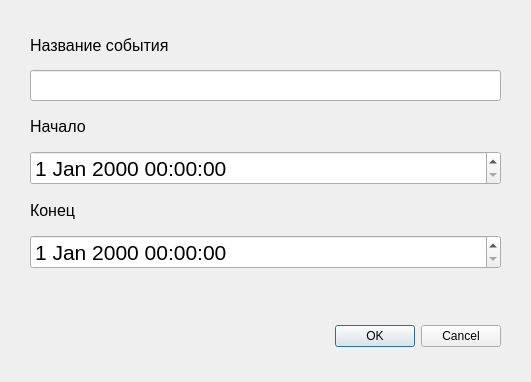
<?xml version="1.0" encoding="UTF-8"?>
<ui version="4.0">
 <class>Dialog</class>
 <widget class="QDialog" name="Dialog">
  <property name="geometry">
   <rect>
    <x>0</x>
    <y>0</y>
    <width>531</width>
    <height>382</height>
   </rect>
  </property>
  <property name="windowTitle">
   <string>Dialog</string>
  </property>
  <widget class="QDialogButtonBox" name="buttonBox">
   <property name="geometry">
    <rect>
     <x>30</x>
     <y>320</y>
     <width>471</width>
     <height>32</height>
    </rect>
   </property>
   <property name="orientation">
    <enum>Qt::Horizontal</enum>
   </property>
   <property name="standardButtons">
    <set>QDialogButtonBox::Cancel|QDialogButtonBox::Ok</set>
   </property>
  </widget>
  <widget class="QWidget" name="formLayoutWidget">
   <property name="geometry">
    <rect>
     <x>30</x>
     <y>30</y>
     <width>471</width>
     <height>271</height>
    </rect>
   </property>
   <layout class="QFormLayout" name="formLayout">
    <property name="sizeConstraint">
     <enum>QLayout::SetMinimumSize</enum>
    </property>
    <property name="fieldGrowthPolicy">
     <enum>QFormLayout::AllNonFixedFieldsGrow</enum>
    </property>
    <property name="rowWrapPolicy">
     <enum>QFormLayout::WrapAllRows</enum>
    </property>
    <property name="horizontalSpacing">
     <number>20</number>
    </property>
    <property name="verticalSpacing">
     <number>10</number>
    </property>
    <item row="0" column="0">
     <widget class="QLabel" name="name">
      <property name="minimumSize">
       <size>
        <width>0</width>
        <height>30</height>
       </size>
      </property>
      <property name="font">
       <font>
        <pointsize>12</pointsize>
       </font>
      </property>
      <property name="text">
       <string>Название события</string>
      </property>
     </widget>
    </item>
    <item row="0" column="1">
     <widget class="QLineEdit" name="LineEdit">
      <property name="minimumSize">
       <size>
        <width>0</width>
        <height>30</height>
       </size>
      </property>
      <property name="font">
       <font>
        <pointsize>14</pointsize>
       </font>
      </property>
      <property name="accessibleName">
       <string/>
      </property>
     </widget>
    </item>
    <item row="1" column="0">
     <widget class="QLabel" name="begin">
      <property name="minimumSize">
       <size>
        <width>0</width>
        <height>30</height>
       </size>
      </property>
      <property name="font">
       <font>
        <pointsize>12</pointsize>
       </font>
      </property>
      <property name="text">
       <string>Начало</string>
      </property>
     </widget>
    </item>
    <item row="1" column="1">
     <widget class="QDateTimeEdit" name="DateTimeEdit">
      <property name="minimumSize">
       <size>
        <width>0</width>
        <height>30</height>
       </size>
      </property>
      <property name="font">
       <font>
        <pointsize>16</pointsize>
       </font>
      </property>
     </widget>
    </item>
    <item row="2" column="0">
     <widget class="QLabel" name="end">
      <property name="minimumSize">
       <size>
        <width>0</width>
        <height>30</height>
       </size>
      </property>
      <property name="font">
       <font>
        <pointsize>12</pointsize>
       </font>
      </property>
      <property name="text">
       <string>Конец</string>
      </property>
     </widget>
    </item>
    <item row="2" column="1">
     <widget class="QDateTimeEdit" name="DateTimeEdit_2">
      <property name="minimumSize">
       <size>
        <width>0</width>
        <height>30</height>
       </size>
      </property>
      <property name="font">
       <font>
        <pointsize>16</pointsize>
       </font>
      </property>
     </widget>
    </item>
   </layout>
  </widget>
 </widget>
 <resources/>
 <connections>
  <connection>
   <sender>buttonBox</sender>
   <signal>accepted()</signal>
   <receiver>Dialog</receiver>
   <slot>accept()</slot>
   <hints>
    <hint type="sourcelabel">
     <x>248</x>
     <y>334</y>
    </hint>
    <hint type="destinationlabel">
     <x>157</x>
     <y>274</y>
    </hint>
   </hints>
  </connection>
  <connection>
   <sender>buttonBox</sender>
   <signal>rejected()</signal>
   <receiver>Dialog</receiver>
   <slot>reject()</slot>
   <hints>
    <hint type="sourcelabel">
     <x>316</x>
     <y>340</y>
    </hint>
    <hint type="destinationlabel">
     <x>286</x>
     <y>274</y>
    </hint>
   </hints>
  </connection>
 </connections>
</ui>
